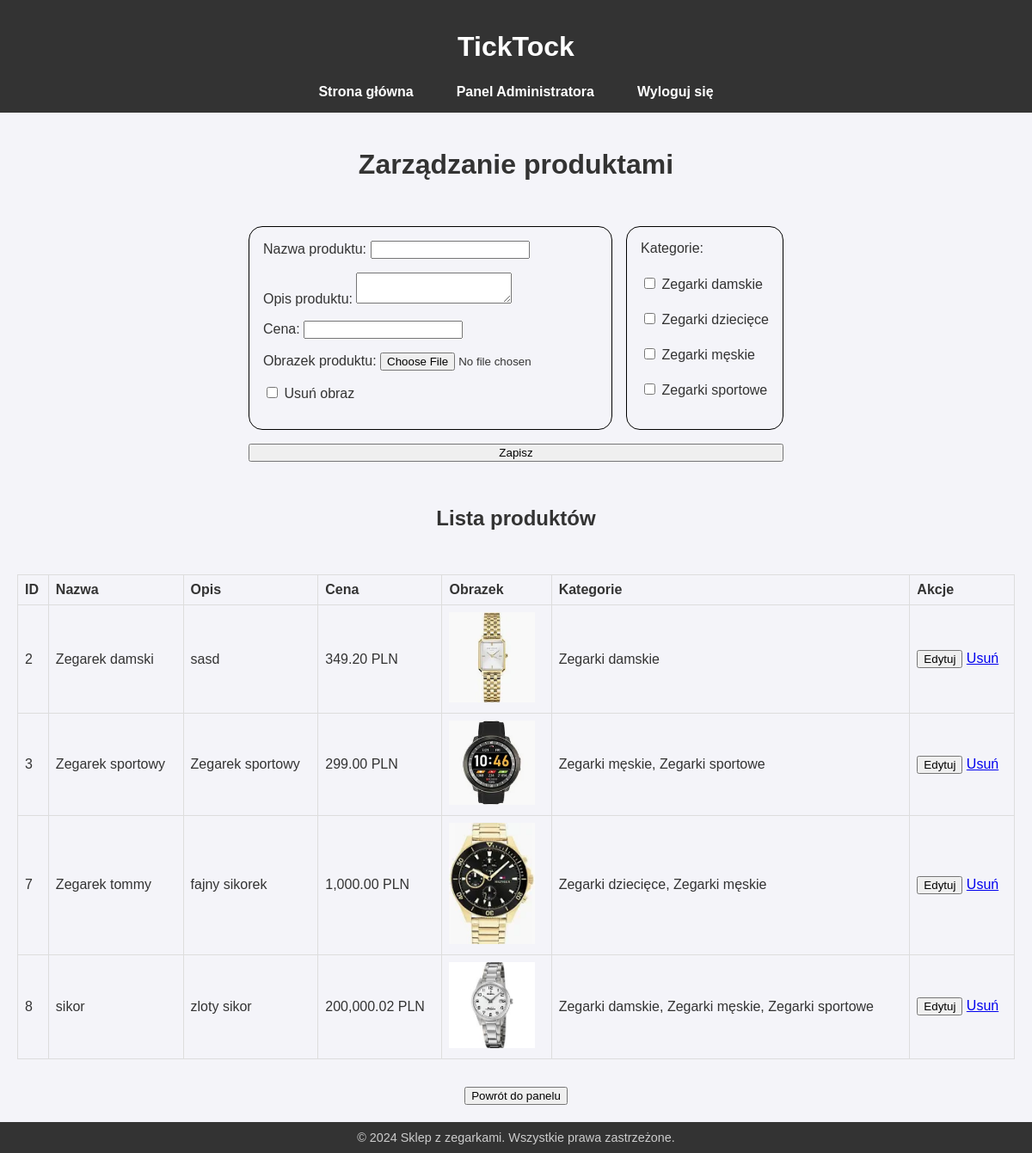
Page /admin_products.php (signed in) on the committed database.
### tables this page shows
CREATE TABLE `categories` (
  `id` int(11) NOT NULL,
  `name` varchar(255) NOT NULL
);

CREATE TABLE `products` (
  `id` int(11) NOT NULL,
  `name` varchar(255) NOT NULL,
  `description` text DEFAULT NULL,
  `price` decimal(10,2) NOT NULL,
  `image_path` varchar(255) DEFAULT 'uploads/default.png',
  `created_at` timestamp NOT NULL DEFAULT current_timestamp()
);

### admin_products.php (the view, shortened to what this page needs)
<?php
require 'header.php';
$products = $pdo->query("SELECT p.id, p.name, p.description, p.price, p.image_path, GROUP_CONCAT(c.name SEPARATOR ', ') as categories
                         FROM products p
                         LEFT JOIN product_categories pc ON p.id = pc.product_id
                         LEFT JOIN categories c ON pc.category_id = c.id
                         GROUP BY p.id")->fetchAll(PDO::FETCH_ASSOC);
$categories = $pdo->query("SELECT * FROM categories")->fetchAll(PDO::FETCH_ASSOC);
?>
<!DOCTYPE html>
<html lang="pl">
<head>
    <link rel="stylesheet" href="styles.css">
</head>
<body>
    <div style="width: 100%; display: flex; flex-direction: column; gap: 2em; align-items: center;">
        <h1>Zarządzanie produktami</h1>
        <form method="POST" enctype="multipart/form-data" style="display: flex; flex-direction: column; gap: 1em;">
            <div style="display: flex; flex-direction: row; gap: 1em;">
                <div style="display: flex; flex-direction: column; gap: 1em; border: 1px solid black; border-radius: 1em; padding: 1em;">
                    <div>
                        <label>Nazwa produktu: </label>
                        <input type="text" name="name" id="name" required>
                    </div>
                    <div>
                        <label>Opis produktu: </label>
                        <textarea name="description" id="description" required></textarea>
                    </div>
                    <div>
                        <label>Cena: </label>
                        <input type="number" step="0.01" name="price" id="price" required>
                    </div>
                    <div>
                        <label>Obrazek produktu: </label>
                        <input type="file" name="image" id="image">
                    </div>
                    <label>
                        <input type="checkbox" name="clear_image" id="clear_image"> Usuń obraz
                    </label>
                </div>
                <div style="display: flex; flex-direction: column; gap: 0.1em; border: 1px solid black; border-radius: 1em; padding: 1em;">
                    <label>Kategorie:</label><br>
                    <?php foreach ($categories as $category): ?>
                        <label>
                            <input type="checkbox" name="categories[]" value="<?= $category['id'] ?>" class="category-checkbox">
                            <?= htmlspecialchars($category['name']) ?>
                        </label><br>
                    <?php endforeach; ?>
                </div>
            </div>
            <button type="submit">Zapisz</button>
        </form>
        <h2>Lista produktów</h2>
        <table border="1">
            <tr>
                <th>ID</th>
                <th>Nazwa</th>
                <th>Opis</th>
                <th>Cena</th>
                <th>Obrazek</th>
                <th>Kategorie</th>
                <th>Akcje</th>
            </tr>
            <?php foreach ($products as $product): ?>
            <tr>
                <td><?= $product['id'] ?></td>
                <td><?= htmlspecialchars($product['name']) ?></td>
                <td><?= nl2br(htmlspecialchars($product['description'])) ?></td>
                <td><?= number_format($product['price'], 2) ?> PLN</td>
                <td>
                    <?php if ($product['image_path']): ?>
                        <img src="<?= $product['image_path'] ?>" alt="Product Image" width="100">
                    <?php endif; ?>
                </td>
                <td><?= htmlspecialchars($product['categories']) ?></td>
                <td>
                    <button onclick="editProduct(<?= $product['id'] ?>)">Edytuj</button>
                    <a href="admin_products.php?delete=<?= $product['id'] ?>" onclick="return confirm('Czy na pewno chcesz usunąć ten produkt?')">Usuń</a>
                </td>
            </tr>
            <?php endforeach; ?>
        </table>
        <a href="admin_panel.php"><button>Powrót do panelu</button></a>
    </div>
</body>
</html>
<?php require 'footer.php'; ?>

### styles.css (style rules this page uses)
body { font-family: 'Arial', sans-serif; margin: 0; padding: 0; background-color: #f4f4f9; color: #333; display: flex; flex-direction: column; min-height: 100vh; }
table { width: 100%; border-collapse: collapse; }
th, td { padding: 8px; text-align: left; border: 1px solid #ddd; }
td:nth-child(3) { max-width: 300px; overflow: hidden; text-overflow: ellipsis; white-space: nowrap; }

### rows in the picture
categories: name "Zegarki damskie"
categories: name "Zegarki dziecięce"
categories: name "Zegarki męskie"
categories: name "Zegarki sportowe"
products: id "2", name "Zegarek damski", description "sasd", price "349.20", image_path (picture), categories "Zegarki damskie"
products: id "3", name "Zegarek sportowy", description "Zegarek sportowy", price "299.00", image_path (picture), categories "Zegarki męskie, Zegarki sportowe"
products: id "7", name "Zegarek tommy", description "fajny sikorek", price "1,000.00", image_path (picture), categories "Zegarki dziecięce, Zegarki męskie"
products: id "8", name "sikor", description "zloty sikor", price "200,000.02", image_path (picture), categories "Zegarki damskie, Zegarki męskie, Zegarki sportowe"
